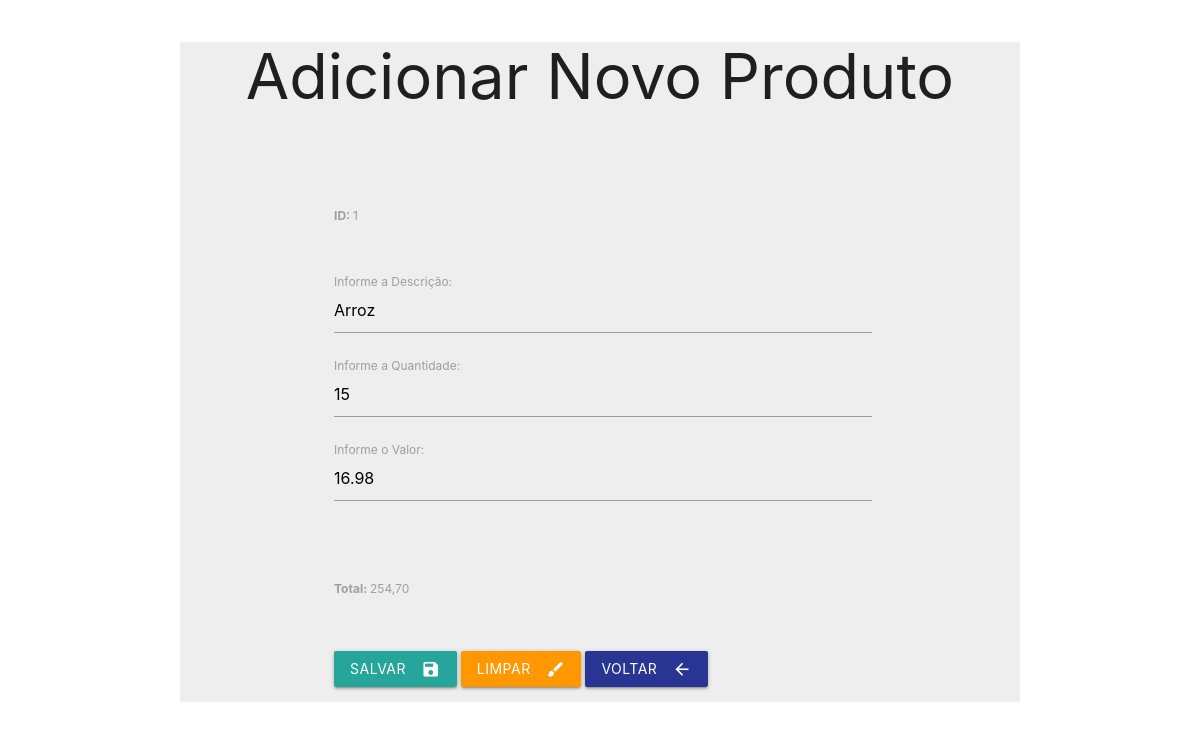
Page /frmEdtPro.php?id=1 on the committed database.
### tables this page shows
CREATE TABLE `produtos` (
  `id` int(11) NOT NULL,
  `descricao` varchar(35) NOT NULL,
  `quantidade` float NOT NULL,
  `valor` float NOT NULL
);

### frmEdtPro.php (the view, shortened to what this page needs)
<?php
    $id = $_GET['id'];
    $pdo = Conexao::conectar();
    $pdo->setAttribute(PDO:: ATTR_ERRMODE, PDO::ERRMODE_EXCEPTION);
    $sql = "SELECT * FROM produtos WHERE id=?;";
    $query = $pdo->prepare($sql);
    $query->execute (array($id));
    $dados = $query->fetch(PDO::FETCH_ASSOC);
    $desc = $dados['descricao'];
    $qtde = $dados['quantidade'];
    $valor= $dados['valor'];
    $total = $qtde * $valor;
?>
<!DOCTYPE html>
<html lang="pt-br">
<head>
    <link rel="stylesheet" href="https://cdnjs.cloudflare.com/ajax/libs/materialize/1.0.0/css/materialize.min.css">
</head>
<body>
    <div class="container grey lighten-3 col s12">
    <div class="title col s12" style="text-align: center;">
                <h1>Adicionar Novo Produto</h1>
        </div>
        <div class="row">
            <form action="edtPro.php" method="POST" id="frmEdtPro"
                  name="frmEdtPro" class="col s12">
                <div class="camp input-field col s8">
                   <h3> <label for="lblID"><b>ID: </b> <?php echo $id;?> </label></h3>
                </div>
                <div class="camp input-field col s8">
                    <label for="lblDesc">Informe a Descrição: </label>
                    <input type="text" class="form-control" id="txtDesc"
                           name="txtDesc" value="<?php echo $desc;?>">
                </div>
                <div class="camp input-field col s8">
                    <label for="lblQtde">Informe a Quantidade: </label>
                    <input step="0.01" type="number" class="form-control" id="txtQtde"
                    name="txtQtde" value="<?php echo $qtde;?>"onblur="calcula_total()">
                </div>
                <div class="camp input-field col s8">
                    <label for="lblValor">Informe o Valor: </label>
                    <input step="0.01" type="number" class="form-control" id="txtValor"
                     name="txtValor" value="<?php echo $valor;?>" onblur="calcula_total()">
                </div>
                <div class="camp input-field col s8">
                   <h4> <label for="lblTotal"><b>Total: </b> <label id="total"><?php echo number_format($total, 2, ',', ' ');?></label> </label> </h4>
                </div>
                <div class="camp input-field col s8">
                    <button class="btn waves-effect waves-light" type="submit" id="btnSalvar">
                        Salvar <i class="material-icons right">save</i>
                    </button>
                    <button class="btn waves-effect waves-light orange" type="reset" id="btnLimpar">
                        Limpar <i class="material-icons right">brush</i>
                    </button>
                    <button class="btn waves-effect waves-light indigo darken-3" type="button" id="btnVoltar"
                            onclick="JavaScript:location.href='listarProdutos.php'">
                        Voltar <i class="material-icons right">arrow_back</i>
                    </button>
                </div>
            </form>
        </div>
    </div>
</body>
</html>

### frmEdtPro.php (style rules this page uses)
.camp { margin-left: 17%!important; }

### rows in the picture
produtos: txtDesc "Arroz", txtQtde "15", txtValor "16.98", total "254,70"

### other values in the picture
$id "1"
